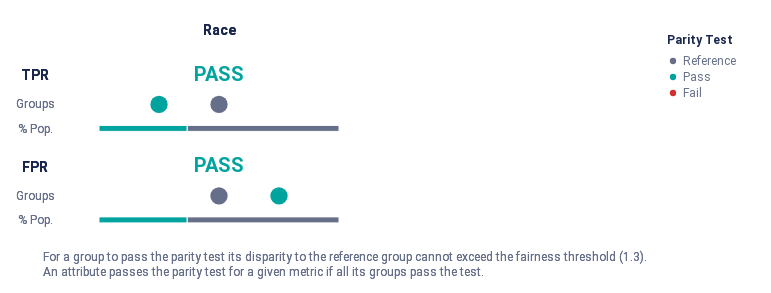

Notebook cell for this chart:
### Code cell
audit.summary_plot(metrics=metrics, fairness_threshold=disparity_tolerance)

### Figure 1 — Vega-Lite specification as saved in the notebook (floating-point values rounded to 4 significant figures)
{"config": {"view": {"continuousWidth": 300, "continuousHeight": 300, "strokeWidth": 0}, "legend": {"labelColor": "rgb(102, 111, 137)", "labelFont": "Roboto, Arial, sans-serif", "labelFontSize": 12, "rowPadding": 4, "symbolSize": 40, "titleBaseline": "top", "titleColor": "rgb(25, 39, 78)", "titleFont": "Roboto, Arial, sans-serif", "titleFontSize": 12, "titleFontWeight": "bold", "titlePadding": 8}}, "vconcat": [{"hconcat": [{"vconcat": [{"mark": {"type": "text", "align": "center", "baseline": "middle", "color": "rgb(25, 39, 78)", "font": "Roboto, Arial, sans-serif", "fontWeight": "bold", "size": 14}, "encoding": {"text": {"value": ""}}, "height": 32.25, "width": 32.0}, {"layer": [{"mark": {"type": "text", "align": "center", "baseline": "middle", "color": "rgb(25, 39, 78)", "font": "Roboto, Arial, sans-serif", "fontWeight": "bold", "size": 14}, "encoding": {"text": {"value": "TPR"}, "y": {"axis": {"domain": false, "grid": false, "labels": false, "ticks": false, "title": null}, "field": "y_position", "scale": {"domain": [3, 1]}, "type": "quantitative"}}, "transform": [{"calculate": "1.2", "as": "y_position"}]}, {"mark": {"type": "text", "align": "center", "baseline": "middle", "color": "rgb(102, 111, 137)", "font": "Roboto, Arial, sans-serif", "size": 12}, "encoding": {"text": {"value": "Groups"}, "y": {"axis": {"domain": false, "grid": false, "labels": false, "ticks": false, "title": null}, "field": "y_position", "scale": {"domain": [3, 1]}, "type": "quantitative"}}, "transform": [{"calculate": "2", "as": "y_position"}]}, {"mark": {"type": "text", "align": "center", "baseline": "middle", "color": "rgb(102, 111, 137)", "font": "Roboto, Arial, sans-serif", "size": 12}, "encoding": {"text": {"value": "% Pop."}, "y": {"axis": {"domain": false, "grid": false, "labels": false, "ticks": false, "title": null}, "field": "y_position", "scale": {"domain": [3, 1]}, "type": "quantitative"}}, "transform": [{"calculate": "2.7", "as": "y_position"}]}], "height": 69.88, "width": 32.0}, {"layer": [{"mark": {"type": "text", "align": "center", "baseline": "middle", "color": "rgb(25, 39, 78)", "font": "Roboto, Arial, sans-serif", "fontWeight": "bold", "size": 14}, "encoding": {"text": {"value": "FPR"}, "y": {"axis": {"domain": false, "grid": false, "labels": false, "ticks": false, "title": null}, "field": "y_position", "scale": {"domain": [3, 1]}, "type": "quantitative"}}, "transform": [{"calculate": "1.2", "as": "y_position"}]}, {"mark": {"type": "text", "align": "center", "baseline": "middle", "color": "rgb(102, 111, 137)", "font": "Roboto, Arial, sans-serif", "size": 12}, "encoding": {"text": {"value": "Groups"}, "y": {"axis": {"domain": false, "grid": false, "labels": false, "ticks": false, "title": null}, "field": "y_position", "scale": {"domain": [3, 1]}, "type": "quantitative"}}, "transform": [{"calculate": "2", "as": "y_position"}]}, {"mark": {"type": "text", "align": "center", "baseline": "middle", "color": "rgb(102, 111, 137)", "font": "Roboto, Arial, sans-serif", "size": 12}, "encoding": {"text": {"value": "% Pop."}, "y": {"axis": {"domain": false, "grid": false, "labels": false, "ticks": false, "title": null}, "field": "y_position", "scale": {"domain": [3, 1]}, "type": "quantitative"}}, "transform": [{"calculate": "2.7", "as": "y_position"}]}], "height": 69.88, "width": 32.0}], "bounds": "flush", "data": {"name": "data-de84bc8c822dac0bd3b12b0342548471"}, "spacing": 21.5}, {"hconcat": [{"vconcat": [{"data": {"name": "data-de84bc8c822dac0bd3b12b0342548471"}, "mark": {"type": "text", "align": "center", "baseline": "middle", "color": "rgb(25, 39, 78)", "font": "Roboto, Arial, sans-serif", "fontWeight": "bold", "size": 14}, "encoding": {"text": {"value": "Race"}}, "height": 32.25, "width": 240.0}, {"layer": [{"data": {"name": "data-9bcb10b75dc494b69ff88af9b90db2a8"}, "mark": {"type": "text", "align": "center", "baseline": "middle", "font": "Roboto, Arial, sans-serif", "fontWeight": "bold", "size": 20}, "encoding": {"color": {"field": "parity_result", "legend": {"offset": 0, "padding": 20, "title": "Parity Test"}, "scale": {"domain": ["Reference", "Pass", "Fail"], "range": ["rgb(102, 111, 137)", "rgb(0, 163, 158)", "rgb(211, 47, 47)"]}, "type": "ordinal"}, "text": {"value": "PASS"}, "y": {"axis": {"domain": false, "grid": false, "labels": false, "ticks": false, "title": null}, "field": "y_position", "scale": {"domain": [3, 1]}, "type": "quantitative"}}, "transform": [{"calculate": "1", "as": "y_position"}]}, {"data": {"name": "data-03a0a642c3ea4b0caa41b35837a8931e"}, "mark": {"type": "bar", "size": 6, "stroke": "white"}, "encoding": {"color": {"field": "tpr_parity_result", "legend": null, "scale": {"domain": ["Reference", "Pass", "Fail"], "range": ["rgb(102, 111, 137)", "rgb(0, 163, 158)", "rgb(211, 47, 47)"]}, "type": "ordinal"}, "tooltip": [{"field": "tpr_parity_result", "title": "Parity", "type": "nominal"}, {"field": "tooltip_group_size", "title": "Size", "type": "nominal"}, {"field": "tooltip_groups_name_size", "title": "Groups", "type": "nominal"}], "x": {"aggregate": "sum", "axis": {"domain": false, "grid": false, "labels": false, "ticks": false, "title": null}, "field": "group_size", "stack": "normalize", "type": "quantitative"}, "y": {"axis": {"domain": false, "grid": false, "labels": false, "ticks": false, "title": null}, "field": "y_position", "scale": {"domain": [3, 1]}, "type": "quantitative"}}, "transform": [{"calculate": "2.8", "as": "y_position"}]}, {"data": {"name": "data-9897a258f5c4da5ad007dfc1b9c4d124"}, "mark": {"type": "circle", "opacity": 1}, "encoding": {"color": {"field": "tpr_parity_result", "legend": null, "scale": {"domain": ["Reference", "Pass", "Fail"], "range": ["rgb(102, 111, 137)", "rgb(0, 163, 158)", "rgb(211, 47, 47)"]}, "type": "ordinal"}, "size": {"value": 300}, "tooltip": [{"field": "attribute_value", "title": "Group", "type": "nominal"}, {"field": "tooltip_group_size", "title": "Group Size", "type": "nominal"}, {"field": "tooltip_parity_test_explanation_tpr", "title": "Parity Test", "type": "nominal"}, {"field": "tooltip_disparity_explanation_tpr", "title": "Disparity", "type": "nominal"}, {"field": "tpr", "format": ".2f", "title": "TPR", "type": "quantitative"}], "x": {"axis": {"domain": false, "grid": false, "labels": false, "ticks": false, "title": null}, "field": "tpr_disparity_rank", "scale": {"domain": [-2, 2], "nice": false}, "type": "quantitative"}, "y": {"axis": {"domain": false, "grid": false, "labels": false, "ticks": false, "title": null}, "field": "y_position", "scale": {"domain": [3, 1]}, "type": "quantitative"}}, "transform": [{"calculate": "2", "as": "y_position"}]}], "height": 69.88, "resolve": {"scale": {"x": "independent"}}, "width": 240.0}, {"layer": [{"data": {"name": "data-9bcb10b75dc494b69ff88af9b90db2a8"}, "mark": {"type": "text", "align": "center", "baseline": "middle", "font": "Roboto, Arial, sans-serif", "fontWeight": "bold", "size": 20}, "encoding": {"color": {"field": "parity_result", "legend": {"offset": 0, "padding": 20, "title": "Parity Test"}, "scale": {"domain": ["Reference", "Pass", "Fail"], "range": ["rgb(102, 111, 137)", "rgb(0, 163, 158)", "rgb(211, 47, 47)"]}, "type": "ordinal"}, "text": {"value": "PASS"}, "y": {"axis": {"domain": false, "grid": false, "labels": false, "ticks": false, "title": null}, "field": "y_position", "scale": {"domain": [3, 1]}, "type": "quantitative"}}, "transform": [{"calculate": "1", "as": "y_position"}]}, {"data": {"name": "data-bcc82e1728b9bc368464f12a138587d3"}, "mark": {"type": "bar", "size": 6, "stroke": "white"}, "encoding": {"color": {"field": "fpr_parity_result", "legend": null, "scale": {"domain": ["Reference", "Pass", "Fail"], "range": ["rgb(102, 111, 137)", "rgb(0, 163, 158)", "rgb(211, 47, 47)"]}, "type": "ordinal"}, "tooltip": [{"field": "fpr_parity_result", "title": "Parity", "type": "nominal"}, {"field": "tooltip_group_size", "title": "Size", "type": "nominal"}, {"field": "tooltip_groups_name_size", "title": "Groups", "type": "nominal"}], "x": {"aggregate": "sum", "axis": {"domain": false, "grid": false, "labels": false, "ticks": false, "title": null}, "field": "group_size", "stack": "normalize", "type": "quantitative"}, "y": {"axis": {"domain": false, "grid": false, "labels": false, "ticks": false, "title": null}, "field": "y_position", "scale": {"domain": [3, 1]}, "type": "quantitative"}}, "transform": [{"calculate": "2.8", "as": "y_position"}]}, {"data": {"name": "data-9897a258f5c4da5ad007dfc1b9c4d124"}, "mark": {"type": "circle", "opacity": 1}, "encoding": {"color": {"field": "fpr_parity_result", "legend": null, "scale": {"domain": ["Reference", "Pass", "Fail"], "range": ["rgb(102, 111, 137)", "rgb(0, 163, 158)", "rgb(211, 47, 47)"]}, "type": "ordinal"}, "size": {"value": 300}, "tooltip": [{"field": "attribute_value", "title": "Group", "type": "nominal"}, {"field": "tooltip_group_size", "title": "Group Size", "type": "nominal"}, {"field": "tooltip_parity_test_explanation_fpr", "title": "Parity Test", "type": "nominal"}, {"field": "tooltip_disparity_explanation_fpr", "title": "Disparity", "type": "nominal"}, {"field": "fpr", "format": ".2f", "title": "FPR", "type": "quantitative"}], "x": {"axis": {"domain": false, "grid": false, "labels": false, "ticks": false, "title": null}, "field": "fpr_disparity_rank", "scale": {"domain": [-2, 2], "nice": false}, "type": "quantitative"}, "y": {"axis": {"domain": false, "grid": false, "labels": false, "ticks": false, "title": null}, "field": "y_position", "scale": {"domain": [3, 1]}, "type": "quantitative"}}, "transform": [{"calculate": "2", "as": "y_position"}]}], "height": 69.88, "resolve": {"scale": {"x": "independent"}}, "width": 240.0}], "bounds": "flush", "spacing": 21.5}], "bounds": "flush", "spacing": 288.0}], "bounds": "flush", "spacing": 80.0}, {"layer": [{"mark": {"type": "text", "align": "left", "baseline": "top", "fill": "rgb(102, 111, 137)", "font": "Roboto, Arial, sans-serif", "fontSize": 12, "fontWeight": "normal"}, "encoding": {"text": {"value": "For a group to pass the parity test its disparity to the reference group cannot exceed the fairness threshold (1.3)."}, "x": {"value": 24.0}, "y": {"value": 0}}}, {"mark": {"type": "text", "align": "left", "baseline": "top", "fill": "rgb(102, 111, 137)", "font": "Roboto, Arial, sans-serif", "fontSize": 12, "fontWeight": "normal"}, "encoding": {"text": {"value": "An attribute passes the parity test for a given metric if all its groups pass the test."}, "x": {"value": 24.0}, "y": {"value": 15.0}}}], "data": {"name": "data-de84bc8c822dac0bd3b12b0342548471"}}], "padding": 15, "usermeta": {"embedOptions": {"scaleFactor": 5, "downloadFileName": "summary_chart"}}, "$schema": "https://vega.github.io/schema/vega-lite/v5.17.0.json", "datasets": {"data-de84bc8c822dac0bd3b12b0342548471": [{"a": 1, "b": 0}, {"a": 1, "b": 0}], "data-9bcb10b75dc494b69ff88af9b90db2a8": [{"parity_result": "Pass"}], "data-03a0a642c3ea4b0caa41b35837a8931e": [{"tpr_parity_result": "Pass", "attribute_name": "Race", "total_entities": 340, "group_size": 125, "tooltip_groups_name_size": "Non-White (125)", "tooltip_group_size": "125 (36.76%)"}, {"tpr_parity_result": "Reference", "attribute_name": "Race", "total_entities": 340, "group_size": 215, "tooltip_groups_name_size": "White (215)", "tooltip_group_size": "215 (63.24%)"}], "data-9897a258f5c4da5ad007dfc1b9c4d124": [{"attribute_name": "Race", "attribute_value": "Non-White", "group_size": 125, "total_entities": 340, "ref_group_value": "White", "tpr": 0.7547, "fpr": 0.1528, "tpr_disparity": 0.9278, "fpr_disparity": 1.031, "tpr_disparity_scaled": -0.0778, "tpr_parity_result": "Pass", "tooltip_parity_test_explanation_tpr": "Pass. Below fairness threshold of 1.3", "tooltip_disparity_explanation_tpr": "1.08 times smaller TPR than the reference group", "tooltip_group_size": "125 (36.76%)", "tpr_disparity_rank": -1.0, "group_size_formatted": "125", "tooltip_groups_name_size": "Non-White (125)", "fpr_disparity_scaled": 0.03125, "fpr_parity_result": "Pass", "tooltip_parity_test_explanation_fpr": "Pass. Below fairness threshold of 1.3", "tooltip_disparity_explanation_fpr": "1.03 times larger FPR than the reference group", "fpr_disparity_rank": 1.0}, {"attribute_name": "Race", "attribute_value": "White", "group_size": 215, "total_entities": 340, "ref_group_value": "White", "tpr": 0.8134, "fpr": 0.1481, "tpr_disparity": 1.0, "fpr_disparity": 1.0, "tpr_disparity_scaled": 0.0, "tpr_parity_result": "Reference", "tooltip_parity_test_explanation_tpr": "Reference group", "tooltip_disparity_explanation_tpr": "Reference group", "tooltip_group_size": "215 (63.24%)", "tpr_disparity_rank": 0.0, "group_size_formatted": "215", "tooltip_groups_name_size": "White (215)", "fpr_disparity_scaled": 0.0, "fpr_parity_result": "Reference", "tooltip_parity_test_explanation_fpr": "Reference group", "tooltip_disparity_explanation_fpr": "Reference group", "fpr_disparity_rank": 0.0}], "data-bcc82e1728b9bc368464f12a138587d3": [{"fpr_parity_result": "Pass", "attribute_name": "Race", "total_entities": 340, "group_size": 125, "tooltip_groups_name_size": "Non-White (125)", "tooltip_group_size": "125 (36.76%)"}, {"fpr_parity_result": "Reference", "attribute_name": "Race", "total_entities": 340, "group_size": 215, "tooltip_groups_name_size": "White (215)", "tooltip_group_size": "215 (63.24%)"}]}}
